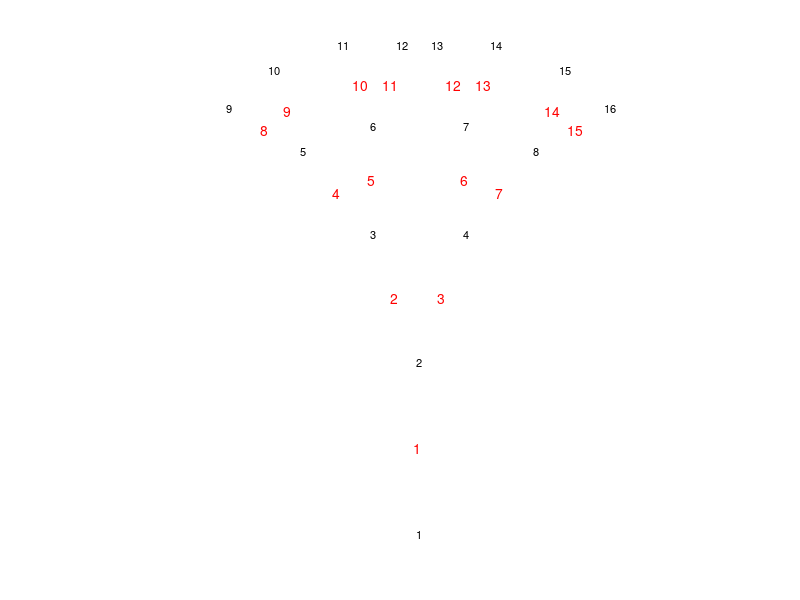

Here is the MATLAB script that generated this plot: (Note: this script raises an error after producing the figure.)
%===========================================%
%------ Modal Analysis of Fractal trees ----%
%-------------------------------------------%
%        FEM frame element algorithm        % 
%-------------------------------------------%
% Autor: Marcos Antonio R. Ezequiel         %
%-------------------------------------------%
% Data: 11/12/2021                          %
%===========================================%

%% Initialization
clc; clear all; close all;

%% --------------------------Input-------------------------------------%
% Base diameter
D_base = 18e-2; % [m]
% inclination of the branches 
alpha = 20; % [°]
% Parameter that determines 
%the length of the branches through L = D^Beta
Beta = 1.5;
% Area reducing factor A1 = A0*lambda
lambda = .5;
% Density
rho = 805; % [kg/m^3]
% Modulus of Elasticity 
E = 11.3e9; %[Pa]
% Poisson coefficient
nu = 0.38;
% Number of branch levels
Levels = 4;
% Number of modes
nmodes = 10;
% Scale Factor for the plot
scale = 90;

%% --------------------------Mesh--------------------------------------%
L = zeros(1,Levels);
D = zeros(1,Levels);
D_i = D_base;

% Coordinates matrix coord[x , y]
coord = zeros(2^Levels,2);
coord(1,:) = [0,0];
coord_i = [0,0];
cc = 2;

%Incidence Matrix inci[Tmat,Tgeo,no1,no2]
nel = 2^Levels-1;
inci = zeros(nel,4);
inci(:,1) = ones(nel,1); 
e = 1;
nodes_lev = 1;

theta = 0;
for i = 1:Levels
%Properties of each level
D(i) = D_i;
L(i) = D(i)^(1/Beta);
D_i = D(i)*sqrt(lambda);
%Coordinates and incidence matrix
nnodes_lev = 2^(i-1);
for ii = 1:nnodes_lev
    coord(cc,:) = [sind(theta(ii))*L(i),...
                  cosd(theta(ii))*L(i)]+coord_i(ii,:);           
    inci(e,2:4) = [i,nodes_lev(ii),cc];
    
    cc = cc+1;
    e = e+1;
end
nodes_lev = repelem(cc-nnodes_lev:cc-1,1,2);
coord_i = coord(nodes_lev,:);
theta = repelem(theta,1,2)+repmat([-alpha,alpha],1,nnodes_lev);
end

%% --------------------------Mesh Plot---------------------------------%
nnodes = length(coord(:,1));
vnodes = [1:nnodes]';
nnel = 2;      %Nodes per element
X = zeros(nnel,nel) ;
Y = zeros(nnel,nel) ;
for iel=1:nel
    for i=1:nnel
        X(i,iel)=coord(inci(iel,i+2),1);
        Y(i,iel)=coord(inci(iel,i+2),2);
    end
end
plot(X,Y,'k')
title('Finite Element Mesh') ;
fill(X,Y,'w') 
axis off
axis equal
%Legend
text(coord(:,1),coord(:,2),int2str(vnodes(:,1)),'fontsize',8,'color','k');
for i = 1:nel
    text(sum(X(:,i))/nnel,sum(Y(:,i))/nnel,int2str(i),'fontsize',10,'color','r');
end
plotMalha(coord,inci,1,'k')
title([num2str(Levels) ' Level Tree'])


%% -------------------------Table of materials-------------------------%
% line 1: Modulus of elasticity
% line 2: Density
% line 3: Poisson coefficient

Tmat = [E; rho; nu];
    
%% -------------------------Table of geometry--------------------------%
% line 1: Area
% line 2: Moment of Inercia 
%

Tgeo = [pi*(D./2).^2;
        1/4*pi*(D./2).^4];
 

%% -------------------------Matrix Assembly----------------------------%

Kg = zeros(3*nnodes,3*nnodes);
Mg = zeros(3*nnodes,3*nnodes);

for i = 1:nel
   % Element Matrix
   node1 = inci(i,3);
   node2 = inci(i,4);
   x1 = coord(node1,1);
   y1 = coord(node1,2);
   x2 = coord(node2,1);
   y2 = coord(node2,2);
   le = sqrt((x2-x1)^2+(y2-y1)^2);
   c = (x2-x1)/le;
   s = (y2-y1)/le;
   E = Tmat(1,inci(i,1));
   rho = Tmat(2,inci(i,1));
   nu = Tmat(3,inci(i,1));
   A = Tgeo(1,inci(i,2));
   I = Tgeo(2,inci(i,2));
   % Rotational Matrix
   T = [c s 0; -s c 0; 0 0 1];
   T = [T zeros(3); zeros(3) T];
   % Stifness Matrix
   Kl = [A*E/le  0            0          -A*E/le  0            0;
         0       12*E*I/le^3  6*E*I/le^2  0      -12*E*I/le^3  6*E*I/le^2;
         0       6*E*I/le^2   4*E*I/le    0      -6*E*I/le^2   2*E*I/le
        -A*E/le  0           0            A*E/le  0            0;
         0      -12*E*I/le^3 -6*E*I/le^2  0       12*E*I/le^3 -6*E*I/le^2;
         0       6*E*I/le^2   2*E*I/le    0      -6*E*I/le^2   4*E*I/le];
   % Mass Matrix
   Ml = A*rho*le*...
        [1/3     0            0           1/6     0            0;
         0       13/35        11*le/210   0       9/70        -13*le/420;
         0       11*le/210    le^2/105    0       13*le/420   -le^2/140;
         1/6     0            0           1/3     0            0;
         0       9/70         13*le/420   0       13/35       -11*le/210;
         0      -13*le/420   -le^2/140    0      -11*le/210    le^2/105];
   
   Ke = T'*Kl*T;
   Me = T'*Ml*T;
   
   dofe = [3*node1-2, 3*node1-1,3*node1, 3*node2-2, 3*node2-1,3*node2];
   Kg(dofe,dofe) = Kg(dofe,dofe)+Ke;
   Mg(dofe,dofe) = Mg(dofe,dofe)+Me;
end


%% --------------------------Restrictions------------------------------%

FixedDofs = [3*1-2 3*1-1 3*1];
AllDofs = 1:3*nnodes;
FreeDofs = setdiff(AllDofs,FixedDofs);

%% --------------------------Solver------------------------------------%

% Modal Analysis

[Fi,D] = eig(Kg(FreeDofs,FreeDofs),Mg(FreeDofs,FreeDofs));

Freq = sqrt(diag(D))/(2*pi); % Natural Frequency [Hz]

[FN,I] = sort(Freq);

%% ----------------------Post Processing-------------------------------%
figure('Position',[100 100 1200 800])
Mode_uv_total =  zeros(nnodes,2);
for j = 1:nmodes
    jj = I(j);
    Mode = zeros(3*nnodes,1);
    Mode(FreeDofs,1) = Fi(:,jj);
    subplot(ceil(nmodes/2),2,j)
    Mode_uv = [Mode(1:3:end-2), Mode(2:3:end-1)];
    Magnitude = zeros(nel,1);
    for i = 1:nel
        node2 = inci(i,4);
        Magnitude(i) = sqrt(Mode_uv(node2,1)^2 + Mode_uv(node2,2)^2);
    end
    maxi = max(max(Magnitude));
    Magnitude = Magnitude/maxi;
    Mode_uv_total = Mode_uv_total+Mode_uv/maxi;
    coord_d = coord +scale*1e-3*Mode_uv/maxi;
    
    %Plotting undeformed state
    plot(X,Y,'k')
    axis off
    axis equal
    hold on
    
    %Plotting Results
    num = 64;
    mat = jet(num);
    colormap(mat);
    idx = round(interp1([min(Magnitude),max(Magnitude)],[1,num],Magnitude));
    Xd = zeros(nnel,nel) ;
    Yd = zeros(nnel,nel) ;
    for iel=1:nel
        for i=1:nnel
            Xd(i,iel)=coord_d(inci(iel,i+2),1);
            Yd(i,iel)=coord_d(inci(iel,i+2),2);
        end
    end    
    for iel =1:nel
        plot(Xd(:,iel),Yd(:,iel),'color',mat(idx(iel),:),'LineWidth',2)
    end
    cb = colorbar; a = get(cb); colorTitleHandle = get(cb,'Title');
    titleString = {'Relative','Displacement'};
    set(colorTitleHandle ,'String',titleString);
    a =  a.Position; %gets the positon and size of the color bar
    dx = .06; dy = 0;
    h = .1; w = .01;
    set(cb,'Position',[a(1)+dx a(2)+dy w h])% To change size
    title(['f_n = ' num2str(FN(j)) ' [Hz]'])
end

%% ----------------------Plotting all modes----------------------------%
figure('Position',[100 100 1200 800])
coord_d = coord +scale*1e-3*Mode_uv_total;
Magnitude = zeros(nel,1);
for i = 1:nel
 node2 = inci(i,4);
 Magnitude(i) = sqrt((Mode_uv_total(node2,1))^2 + (Mode_uv_total(node2,2))^2);
end
maxi = max(max(Magnitude));
Magnitude = Magnitude/maxi;
coord_d = coord +scale*1e-3*Mode_uv_total/maxi;
%Plotting undeformed state
plot(X,Y,'k')
axis off
axis equal
hold on
%Plotting Results
colormap(mat);
idx = round(interp1([min(Magnitude),max(Magnitude)],[1,num],Magnitude));
Xd = zeros(nnel,nel) ;
Yd = zeros(nnel,nel) ;
for iel=1:nel
    for i=1:nnel
        Xd(i,iel)=coord_d(inci(iel,i+2),1);
        Yd(i,iel)=coord_d(inci(iel,i+2),2);
    end
end
for iel =1:nel
    plot(Xd(:,iel),Yd(:,iel),'color',mat(idx(iel),:),'LineWidth',2)
end
cb = colorbar; a = get(cb); colorTitleHandle = get(cb,'Title');
titleString = {'Relative','Displacement'};
set(colorTitleHandle ,'String',titleString);
a =  a.Position; %gets the positon and size of the color bar
dx = .06; dy = 0;
h = .7; w = .01;
set(cb,'Position',[a(1)+dx a(2)+dy w h])% To change size
title('All modes')